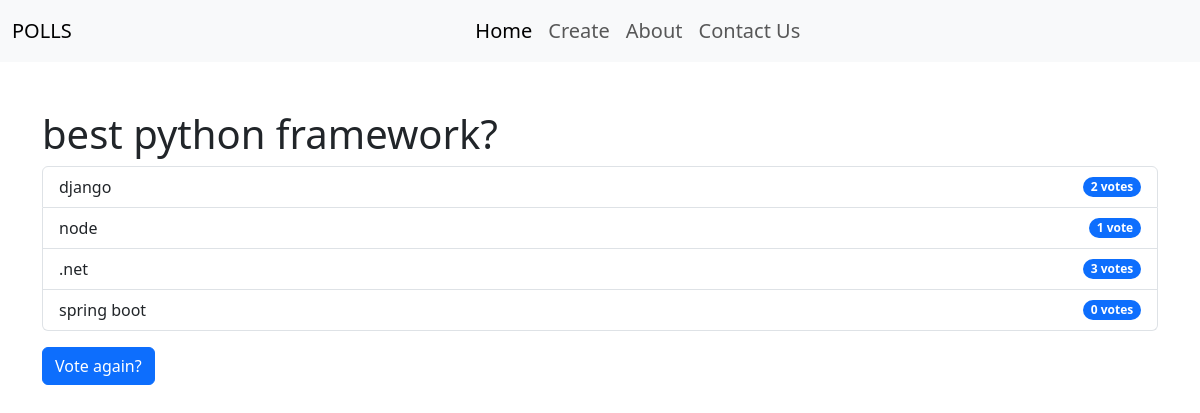
Page /2/result/ on the committed database.
### polls/models.py (models this page shows, shortened)
class question(models.Model):
    question_text = models.CharField(max_length=300)
    publication_date = models.DateField("data published")

class choice(models.Model):
    question = models.ForeignKey(question, on_delete=models.CASCADE)
    text_choice = models.CharField(max_length=200)
    votes = models.IntegerField(default=0)
    voters = models.ManyToManyField(User, blank=True)  # Track users who voted for this choice

### polls/views.py (the view)
# urls.py: path("<int:pk>/result/" , views.ResultView.as_view() , name="result"),
class ResultView(generic.DetailView):
    model=question
    template_name="polls/results.html"

### polls/templates/polls/results.html (shortened to what this page needs)
<!DOCTYPE html>
<html lang="en">
<head>
    <link href="https://cdn.jsdelivr.net/npm/bootstrap@5.3.0-alpha1/dist/css/bootstrap.min.css" rel="stylesheet">
    {% load static %}
</head>
<body>
  <nav class="navbar navbar-expand-lg bg-body-tertiary">
    <div class="container-fluid">
      <a class="navbar-brand" href="{%url 'polls:index'%}">POLLS</a>
      <div class="collapse navbar-collapse justify-content-center" id="navbarNavAltMarkup">
        <div class="navbar-nav">
          <a class="nav-link fs-5 active ml-20px" aria-current="page" href="{%url 'polls:index'%}">Home</a>
          <a class="nav-link fs-5 mr-33" href="{%url 'polls:create'%}">Create</a>
          <a class="nav-link fs-5" href="{% url 'polls:about'%}">About</a>
          <a class="nav-link fs-5 " href="{% url 'polls:contact'%}">Contact Us</a>
        </div>
      </div>
    </div>
  </nav>
<body>
    <div class="container mt-5">
        <h1>{{ question.question_text }}</h1>
        <ul class="list-group">
            {% for choice in question.choice_set.all %}
                <li class="list-group-item d-flex justify-content-between align-items-center">
                    {{ choice.text_choice }}
                    <span class="badge bg-primary rounded-pill">{{ choice.votes }} vote{{ choice.votes|pluralize }}</span>
                </li>
            {% endfor %}
        </ul>
        <a href="{% url 'polls:details' question.id %}" class="btn btn-primary mt-3">Vote again?</a>
    </div>
</body>
</html>

### rows in the picture
question: question_text "best python framework?"
choice: text_choice "django", votes "2"
choice: text_choice "node", votes "1"
choice: text_choice ".net", votes "3"
choice: text_choice "spring boot", votes "0"
